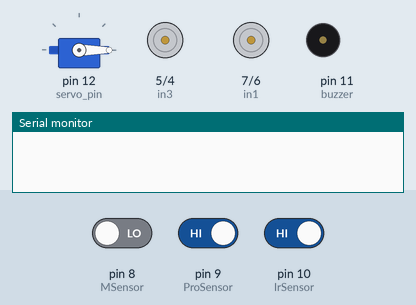
Simulated run of this sketch. Board: Arduino Uno, built with avr-gcc and run on an emulated ATmega328P. Parts: servo, motor-driver pin pairs drawn as motors (green arrow = first pin HIGH = forward, orange = second pin HIGH = backward, longer = more drive), buzzer (waves = sounding), the last lines printed to the serial monitor. The inputs (shaded band) are chosen by the test bench; at power-on: pin 10 (IrSensor) HIGH, pin 8 (MSensor) LOW, pin 9 (ProSensor) HIGH.

Above: at 1.2 s.
1.3 s: pin 10 (IrSensor) driven LOW
At 1.9 s:
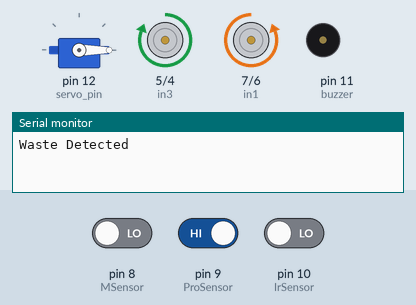
At 14.6 s:
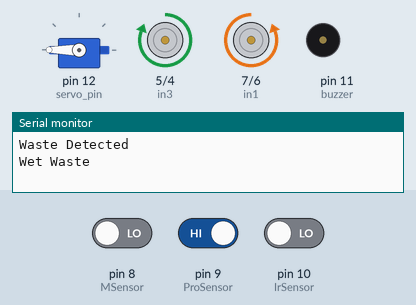
Timing chart, 0 to 19.8 s (numbered marks = the images above; inputs shaded):
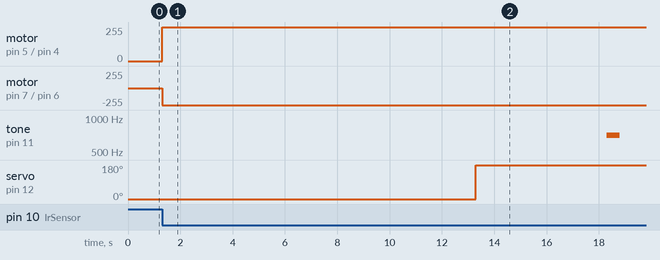

The sketch:

D_D_OF_AWSS.ino
```cpp
#include <Servo.h>             // include servo.h library
#include <LiquidCrystal.h>   //  include liquid crytstal library

Servo servo;

//LiquidCrystal lcd(A3, A2,13 , 12, 11, 10);

//Ir sensor
const int IrSensor = 10;
int DetectIr = HIGH;


//Inductive Proximity Sensor
const int ProSensor = 9;
int DetectPro = HIGH;

//Soil Moisture Sensor
const int MSensor = 8;
int DetectMS = HIGH;

//Buzzer
const int buzzer = 11;

int Waste_Status = false;

// Motor A connections
const int in1 = 7;
const int in2 = 6;

// Motor B connections
const int in3 = 5;
const int in4 = 4;

//servo motor
const int servo_pin = 12; // PWM pin for servo control
int pos = 0;

/*//ultra-sonic sensor
const int trigPin = 3;
const int echoPin = 2;

long duration;
int s2b; //distance from sensor to emplty bin
int hight; //hight of bin
int distance; // distance from sensor to non-empty bin
int duration;
int filled_bin; //s2b - distance */


void setup() {
  pinMode(IrSensor, INPUT);
  pinMode(MSensor, INPUT);
  pinMode(ProSensor, INPUT);

/*  pinMode(trigPin,OUTPUT);
  pinMode(echoPin,INPUT);*/

  pinMode(buzzer, OUTPUT);

  servo.attach(servo_pin);

  pinMode(in1, OUTPUT);
	pinMode(in2, OUTPUT);
	pinMode(in3, OUTPUT);
	pinMode(in4, OUTPUT);

  Serial.begin(9600);

  // Turn off motors
	digitalWrite(in1, LOW);
	digitalWrite(in2, LOW);
	digitalWrite(in3, LOW);
	digitalWrite(in4, LOW);

  servo.write(0);

  delay(15);
  /*// Clears the trigPin
  digitalWrite(trigPin, LOW);
  delayMicroseconds(2);

  // Sets the trigPin on HIGH state for 10 micro seconds
  digitalWrite(trigPin, HIGH);
  delayMicroseconds(10);
  digitalWrite(trigPin, LOW);

  // Reads the echoPin, returns the sound wave travel time in microseconds
  duration = pulseIn(echoPin, HIGH);

  // Calculating the distance
  s2b = duration * 0.034 / 2;

  lcd.begin(16, 2);
  lcd.print("    WELCOME"); */
}

void loop() {

  /*lcd.setCursor(0, 0);
  lcd.print("  WAITING...");*/

  DetectIr = digitalRead(IrSensor);


  //if Ir sensor detect the object
  if ( DetectIr == LOW)
  {
    Serial.println("Waste Detected");
    //lcd.print("WASTE DETECTED");
    // Turn on motor A & B //start conveyor belt
	  digitalWrite(in1, LOW);
	  digitalWrite(in2, HIGH);
	  digitalWrite(in3, HIGH);
	  digitalWrite(in4, LOW);
    delay(7000);

    DetectPro = digitalRead(ProSensor);
    if ( DetectPro == LOW)
    {
      Serial.println("Metal Waste");
      //lcd.print(" METAL ");
      Waste_Status = true;

      //turn on servo motor and rotate metal bin...
      servo.write(90);
      delay(10000);

      //display metal

    }
    else
    {
      delay(5000);

      DetectMS = digitalRead(MSensor);
      if (DetectMS == LOW)
      {
        Serial.println("Wet Waste");
        //lcd.print(" WET ");

        Waste_Status = true;

        servo.write(180);
        delay(5000);
        //display wet
      }
      else
      {
        Serial.println("Dry Waste");
        //lcd.print(" DRY ");

        Waste_Status = true;

        servo.write(0);
        delay(5000);
      }
    }
    Serial.println("The waste will go in the bin");

    tone(buzzer, 700);
    delay(500);
    noTone(buzzer);
    delay(1000);

    // Turn off motors
	  digitalWrite(in1, LOW);
	  digitalWrite(in2, LOW);
	  digitalWrite(in3, LOW);
	  digitalWrite(in4, LOW);

    /*// Clears the trigPin
    digitalWrite(trigPin, LOW);
    delayMicroseconds(2);

    // Sets the trigPin on HIGH state for 10 micro seconds
    digitalWrite(trigPin, HIGH);
    delayMicroseconds(10);
    digitalWrite(trigPin, LOW);

    // Reads the echoPin, returns the sound wave travel time in microseconds
    duration = pulseIn(echoPin, HIGH);

    // Calculating the distance
    distance = duration * 0.034 / 2;

    filled_bin = s2b - distance;

    percentage = (filled_bin/height)*100;

    //lcd.print(String(percentage)+String("%")+String(" BIN FILLED "));
    //Serial.println(String(percentage)+String("%")+String(" bin filled"));*/
    servo.write(0);
  }
}
```

Measured:
- after the input at 1.3 s, motor on pin 5 (in3) / pin 4 (in4): stopped → forward 255/255 at once; motor on pin 7 (in1) / pin 6 (in2): stopped → backward 255/255 at once; tone on pin 11 (buzzer): silent → 700 Hz after 17.0 s, → silent 0.50 s later; servo on pin 12 (servo_pin): 0° → 180° after 12.0 s
